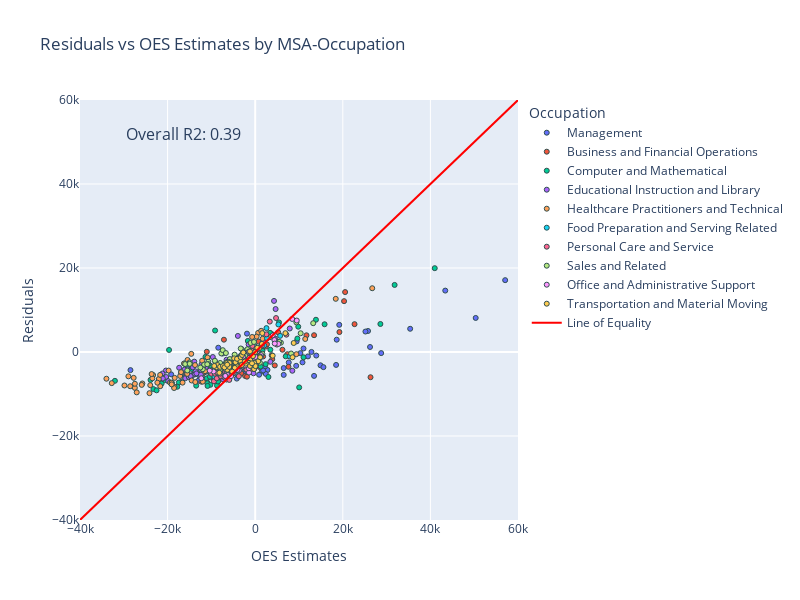

The code cell stored with this chart in its notebook:
### Code cell
cmb_df2 = cmb_df.groupby(["map_loc", "soc_code", "occ_title"]).agg({"r_mean": "mean", "a_mean": "mean"}).reset_index()
cmb_df2["occ_title"] = cmb_df2["occ_title"].map(lambda x: " ".join(x.split(" ")[:-1]))
cmb_df2.rename(columns={"r_mean": "residuals", "a_mean": "oes_est"}, inplace=True)
cmb_df2["residuals"] = cmb_df2["residuals"].astype(float)
cmb_df2["oes_est"] = cmb_df2["oes_est"].astype(float)

for occ in cmb_df2["occ_title"].unique():
    # remove the value for portland from the oes_est
    portland_val = cmb_df2[(cmb_df2["occ_title"] == occ) & (cmb_df2["map_loc"].str.contains("portland"))]["oes_est"].values[0]
    cmb_df2.loc[cmb_df2["occ_title"] == occ, "oes_est"] = cmb_df2[cmb_df2["occ_title"] == occ]["oes_est"].map(lambda x: x - portland_val)

# plot plotly scatter plot of residuals vs OES estimates colored by discrete occ_title with labeled legend, log both axes
fig = go.Figure()
for occ in cmb_df2["occ_title"].unique():
    fig.add_trace(
        go.Scatter(
            x = cmb_df2[cmb_df2["occ_title"] == occ]["oes_est"],
            y = cmb_df2[cmb_df2["occ_title"] == occ]["residuals"],
            mode = "markers",
            name = occ,
            marker=dict(size=5),
        )
    )
fig.update_layout(
    title="Residuals vs OES Estimates by MSA-Occupation",
    xaxis_title="OES Estimates",
    yaxis_title="Residuals",
    legend_title_text="Occupation",
    width=800,
    height=600,
    xaxis_range=[-40_000, 60_000],
    yaxis_range=[-40_000, 60_000]
)
fig.update_traces(marker=dict(line=dict(width=1, color='DarkSlateGrey')))

# create overall r2
r2 = r2_score(cmb_df2["oes_est"], cmb_df2["residuals"])
print("Overall R2: ", r2)
fig.add_annotation(
    xref="paper", yref="paper",
    x=0.1, y=0.95,
    text=f"Overall R2: {r2:.2f}",
    showarrow=False,
    font=dict(size=16)
)

# create diagonal line of equality
x_vals = np.linspace(-40_000, 60_000, 100)
y_vals = x_vals
fig.add_trace(
    go.Scatter(
        x=x_vals,
        y=y_vals,
        mode="lines",
        name="Line of Equality",
        line=dict(color="red", width=2),
    )
)

fig.show()
